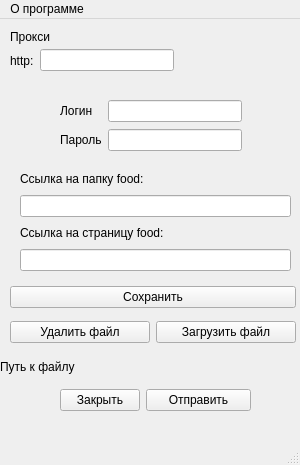
<?xml version="1.0" encoding="UTF-8"?>
<ui version="4.0">
 <class>QMainWindow</class>
 <widget class="QMainWindow" name="QMainWindow">
  <property name="geometry">
   <rect>
    <x>0</x>
    <y>0</y>
    <width>300</width>
    <height>465</height>
   </rect>
  </property>
  <property name="windowTitle">
   <string>edu_tatar_ru_food</string>
  </property>
  <widget class="QWidget" name="centralwidget">
   <widget class="QLabel" name="label_file_path">
    <property name="geometry">
     <rect>
      <x>0</x>
      <y>340</y>
      <width>300</width>
      <height>16</height>
     </rect>
    </property>
    <property name="text">
     <string>Путь к файлу</string>
    </property>
   </widget>
   <widget class="QWidget" name="layoutWidget">
    <property name="geometry">
     <rect>
      <x>60</x>
      <y>80</y>
      <width>182</width>
      <height>54</height>
     </rect>
    </property>
    <layout class="QGridLayout" name="gridLayout">
     <item row="0" column="0">
      <widget class="QLabel" name="label_login_edu_tatar">
       <property name="text">
        <string>Логин</string>
       </property>
      </widget>
     </item>
     <item row="0" column="1">
      <widget class="QLineEdit" name="lineEdit_login_edu_tatar"/>
     </item>
     <item row="1" column="0">
      <widget class="QLabel" name="label_password_edu_tatar_2">
       <property name="text">
        <string>Пароль</string>
       </property>
      </widget>
     </item>
     <item row="1" column="1">
      <widget class="QLineEdit" name="linEedit_password_edu_tatar"/>
     </item>
    </layout>
   </widget>
   <widget class="QWidget" name="layoutWidget">
    <property name="geometry">
     <rect>
      <x>60</x>
      <y>370</y>
      <width>191</width>
      <height>22</height>
     </rect>
    </property>
    <layout class="QFormLayout" name="formLayout">
     <item row="0" column="0">
      <widget class="QPushButton" name="pushButton_close_application">
       <property name="text">
        <string>Закрыть</string>
       </property>
      </widget>
     </item>
     <item row="0" column="1">
      <widget class="QPushButton" name="pushButton_send">
       <property name="text">
        <string>Отправить</string>
       </property>
      </widget>
     </item>
    </layout>
   </widget>
   <widget class="QWidget" name="layoutWidget">
    <property name="geometry">
     <rect>
      <x>20</x>
      <y>150</y>
      <width>271</width>
      <height>102</height>
     </rect>
    </property>
    <layout class="QVBoxLayout" name="verticalLayout">
     <item>
      <widget class="QLabel" name="label">
       <property name="text">
        <string>Ссылка на папку food:</string>
       </property>
      </widget>
     </item>
     <item>
      <widget class="QLineEdit" name="lineEdit_link_to_the_folder_food"/>
     </item>
     <item>
      <widget class="QLabel" name="label_2">
       <property name="text">
        <string>Ссылка на страницу food:</string>
       </property>
      </widget>
     </item>
     <item>
      <widget class="QLineEdit" name="lineEdit_link_to_the_page_food"/>
     </item>
    </layout>
   </widget>
   <widget class="QWidget" name="layoutWidget">
    <property name="geometry">
     <rect>
      <x>10</x>
      <y>260</y>
      <width>286</width>
      <height>71</height>
     </rect>
    </property>
    <layout class="QVBoxLayout" name="verticalLayout_2">
     <item>
      <widget class="QPushButton" name="pushButton_save_data">
       <property name="text">
        <string>Сохранить</string>
       </property>
      </widget>
     </item>
     <item>
      <layout class="QHBoxLayout" name="horizontalLayout">
       <item>
        <widget class="QPushButton" name="pushButton_delete_file">
         <property name="text">
          <string>Удалить файл</string>
         </property>
        </widget>
       </item>
       <item>
        <widget class="QPushButton" name="pushBatton_download_file">
         <property name="text">
          <string>Загрузить файл</string>
         </property>
        </widget>
       </item>
      </layout>
     </item>
    </layout>
   </widget>
   <widget class="QLabel" name="label_4">
    <property name="geometry">
     <rect>
      <x>10</x>
      <y>10</y>
      <width>60</width>
      <height>16</height>
     </rect>
    </property>
    <property name="text">
     <string>Прокси</string>
    </property>
   </widget>
   <widget class="QWidget" name="">
    <property name="geometry">
     <rect>
      <x>10</x>
      <y>30</y>
      <width>164</width>
      <height>23</height>
     </rect>
    </property>
    <layout class="QHBoxLayout" name="horizontalLayout_2">
     <item>
      <widget class="QLabel" name="label_3">
       <property name="text">
        <string>http:</string>
       </property>
      </widget>
     </item>
     <item>
      <widget class="QLineEdit" name="lineEdit_proxy"/>
     </item>
    </layout>
   </widget>
  </widget>
  <widget class="QMenuBar" name="menubar">
   <property name="geometry">
    <rect>
     <x>0</x>
     <y>0</y>
     <width>300</width>
     <height>24</height>
    </rect>
   </property>
   <widget class="QMenu" name="menu">
    <property name="title">
     <string>О программе</string>
    </property>
    <addaction name="action"/>
    <addaction name="actionAbout"/>
   </widget>
   <addaction name="menu"/>
  </widget>
  <widget class="QStatusBar" name="statusbar"/>
  <action name="action">
   <property name="text">
    <string>Лицензия</string>
   </property>
  </action>
  <action name="actionAbout">
   <property name="text">
    <string>About</string>
   </property>
  </action>
  <action name="action_2">
   <property name="text">
    <string>Прокси</string>
   </property>
  </action>
 </widget>
 <resources/>
 <connections/>
</ui>
